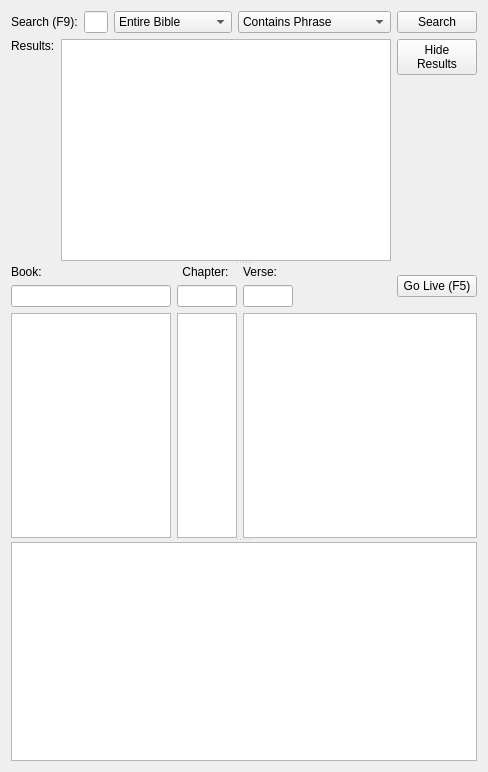
<?xml version="1.0" encoding="UTF-8"?>
<ui version="4.0">
 <class>BibleWidget</class>
 <widget class="QWidget" name="BibleWidget">
  <property name="geometry">
   <rect>
    <x>0</x>
    <y>0</y>
    <width>488</width>
    <height>772</height>
   </rect>
  </property>
  <property name="minimumSize">
   <size>
    <width>400</width>
    <height>0</height>
   </size>
  </property>
  <property name="windowTitle">
   <string>Form</string>
  </property>
  <layout class="QVBoxLayout" name="verticalLayout_9">
   <item>
    <widget class="QSplitter" name="results_splitter">
     <property name="orientation">
      <enum>Qt::Vertical</enum>
     </property>
     <property name="childrenCollapsible">
      <bool>false</bool>
     </property>
     <widget class="QWidget" name="layoutWidget">
      <layout class="QVBoxLayout" name="search_layout">
       <item>
        <layout class="QHBoxLayout" name="horizontalLayout_2" stretch="0,1,0,0,0">
         <item>
          <widget class="QLabel" name="lblBook_2">
           <property name="minimumSize">
            <size>
             <width>0</width>
             <height>0</height>
            </size>
           </property>
           <property name="maximumSize">
            <size>
             <width>16777215</width>
             <height>16777215</height>
            </size>
           </property>
           <property name="text">
            <string>Search (F9):</string>
           </property>
          </widget>
         </item>
         <item>
          <widget class="QLineEdit" name="search_ef">
           <property name="minimumSize">
            <size>
             <width>0</width>
             <height>0</height>
            </size>
           </property>
           <property name="maximumSize">
            <size>
             <width>16777215</width>
             <height>16777215</height>
            </size>
           </property>
           <property name="toolTip">
            <string>Search the bible for specified text. Matched verses will appear in the list below. If a bible book is selected, only that book will be searched.</string>
           </property>
          </widget>
         </item>
         <item>
          <widget class="QComboBox" name="comboBoxSearchRange">
           <property name="toolTip">
            <string>Select search range</string>
           </property>
           <item>
            <property name="text">
             <string>Entire Bible</string>
            </property>
           </item>
           <item>
            <property name="text">
             <string>Current Book</string>
            </property>
           </item>
           <item>
            <property name="text">
             <string>Current Chapter</string>
            </property>
           </item>
          </widget>
         </item>
         <item>
          <widget class="QComboBox" name="comboBoxSearchType">
           <property name="toolTip">
            <string>Select search type</string>
           </property>
           <item>
            <property name="text">
             <string>Contains Phrase</string>
            </property>
           </item>
           <item>
            <property name="text">
             <string>Contains Word Phrase</string>
            </property>
           </item>
           <item>
            <property name="text">
             <string>Verse Begins</string>
            </property>
           </item>
           <item>
            <property name="text">
             <string>Contains Any Word</string>
            </property>
           </item>
           <item>
            <property name="text">
             <string>Contains All Words</string>
            </property>
           </item>
          </widget>
         </item>
         <item>
          <widget class="QPushButton" name="search_button">
           <property name="toolTip">
            <string>Quickly display  the selected Bible verse on the screen</string>
           </property>
           <property name="text">
            <string>Search</string>
           </property>
           <property name="icon">
            <iconset resource="softprojector.qrc">
             <normaloff>:/icons/icons/search.png</normaloff>:/icons/icons/search.png</iconset>
           </property>
           <property name="shortcut">
            <string>Return</string>
           </property>
          </widget>
         </item>
        </layout>
       </item>
       <item>
        <layout class="QHBoxLayout" name="results_layout">
         <item>
          <layout class="QVBoxLayout" name="verticalLayout_7">
           <item>
            <widget class="QLabel" name="result_label">
             <property name="sizePolicy">
              <sizepolicy hsizetype="Minimum" vsizetype="Fixed">
               <horstretch>0</horstretch>
               <verstretch>0</verstretch>
              </sizepolicy>
             </property>
             <property name="minimumSize">
              <size>
               <width>0</width>
               <height>0</height>
              </size>
             </property>
             <property name="maximumSize">
              <size>
               <width>16777215</width>
               <height>20</height>
              </size>
             </property>
             <property name="text">
              <string>Results:</string>
             </property>
             <property name="alignment">
              <set>Qt::AlignLeading|Qt::AlignLeft|Qt::AlignVCenter</set>
             </property>
            </widget>
           </item>
           <item>
            <widget class="QLabel" name="result_count_label">
             <property name="palette">
              <palette>
               <active>
                <colorrole role="WindowText">
                 <brush brushstyle="SolidPattern">
                  <color alpha="255">
                   <red>0</red>
                   <green>61</green>
                   <blue>90</blue>
                  </color>
                 </brush>
                </colorrole>
               </active>
               <inactive>
                <colorrole role="WindowText">
                 <brush brushstyle="SolidPattern">
                  <color alpha="255">
                   <red>0</red>
                   <green>61</green>
                   <blue>90</blue>
                  </color>
                 </brush>
                </colorrole>
               </inactive>
               <disabled>
                <colorrole role="WindowText">
                 <brush brushstyle="SolidPattern">
                  <color alpha="255">
                   <red>118</red>
                   <green>116</green>
                   <blue>108</blue>
                  </color>
                 </brush>
                </colorrole>
               </disabled>
              </palette>
             </property>
             <property name="text">
              <string/>
             </property>
             <property name="alignment">
              <set>Qt::AlignCenter</set>
             </property>
            </widget>
           </item>
           <item>
            <spacer name="verticalSpacer_2">
             <property name="orientation">
              <enum>Qt::Vertical</enum>
             </property>
             <property name="sizeHint" stdset="0">
              <size>
               <width>20</width>
               <height>0</height>
              </size>
             </property>
            </spacer>
           </item>
          </layout>
         </item>
         <item>
          <layout class="QVBoxLayout" name="verticalLayout_8">
           <item>
            <widget class="QListWidget" name="search_results_list">
             <property name="sizePolicy">
              <sizepolicy hsizetype="Expanding" vsizetype="Expanding">
               <horstretch>0</horstretch>
               <verstretch>0</verstretch>
              </sizepolicy>
             </property>
             <property name="minimumSize">
              <size>
               <width>160</width>
               <height>0</height>
              </size>
             </property>
             <property name="maximumSize">
              <size>
               <width>16777215</width>
               <height>16777215</height>
              </size>
             </property>
             <property name="alternatingRowColors">
              <bool>false</bool>
             </property>
            </widget>
           </item>
          </layout>
         </item>
         <item>
          <layout class="QVBoxLayout" name="verticalLayout_6">
           <item>
            <widget class="QPushButton" name="hide_result_button">
             <property name="text">
              <string>Hide
Results</string>
             </property>
            </widget>
           </item>
           <item>
            <spacer name="verticalSpacer">
             <property name="orientation">
              <enum>Qt::Vertical</enum>
             </property>
             <property name="sizeHint" stdset="0">
              <size>
               <width>20</width>
               <height>0</height>
              </size>
             </property>
            </spacer>
           </item>
          </layout>
         </item>
        </layout>
       </item>
      </layout>
     </widget>
     <widget class="QWidget" name="layoutWidget1">
      <layout class="QGridLayout" name="gridLayout_2">
       <property name="sizeConstraint">
        <enum>QLayout::SetNoConstraint</enum>
       </property>
       <item row="0" column="0">
        <layout class="QVBoxLayout" name="verticalLayout_2">
         <item>
          <widget class="QLabel" name="lblBook">
           <property name="minimumSize">
            <size>
             <width>160</width>
             <height>0</height>
            </size>
           </property>
           <property name="maximumSize">
            <size>
             <width>160</width>
             <height>16777215</height>
            </size>
           </property>
           <property name="text">
            <string>Book:</string>
           </property>
          </widget>
         </item>
         <item>
          <widget class="QLineEdit" name="lineEditBook">
           <property name="sizePolicy">
            <sizepolicy hsizetype="Expanding" vsizetype="Fixed">
             <horstretch>0</horstretch>
             <verstretch>0</verstretch>
            </sizepolicy>
           </property>
           <property name="minimumSize">
            <size>
             <width>160</width>
             <height>0</height>
            </size>
           </property>
           <property name="maximumSize">
            <size>
             <width>160</width>
             <height>16777215</height>
            </size>
           </property>
           <property name="toolTip">
            <string>Filter criteria for the bible list. If the first character of the filter is a number, then only books starting with this number are matched. Example filters: &quot;Deuter&quot;, &quot;1Thes&quot;.</string>
           </property>
          </widget>
         </item>
         <item>
          <widget class="QListWidget" name="listBook">
           <property name="sizePolicy">
            <sizepolicy hsizetype="Expanding" vsizetype="Expanding">
             <horstretch>0</horstretch>
             <verstretch>0</verstretch>
            </sizepolicy>
           </property>
           <property name="minimumSize">
            <size>
             <width>160</width>
             <height>0</height>
            </size>
           </property>
           <property name="maximumSize">
            <size>
             <width>160</width>
             <height>16777215</height>
            </size>
           </property>
           <property name="alternatingRowColors">
            <bool>false</bool>
           </property>
          </widget>
         </item>
        </layout>
       </item>
       <item row="0" column="1">
        <layout class="QVBoxLayout" name="verticalLayout">
         <property name="sizeConstraint">
          <enum>QLayout::SetDefaultConstraint</enum>
         </property>
         <item>
          <widget class="QLabel" name="lblChapter">
           <property name="maximumSize">
            <size>
             <width>16777215</width>
             <height>16777215</height>
            </size>
           </property>
           <property name="text">
            <string>Chapter: </string>
           </property>
           <property name="alignment">
            <set>Qt::AlignCenter</set>
           </property>
          </widget>
         </item>
         <item>
          <widget class="QLineEdit" name="chapter_ef">
           <property name="sizePolicy">
            <sizepolicy hsizetype="Expanding" vsizetype="Fixed">
             <horstretch>0</horstretch>
             <verstretch>0</verstretch>
            </sizepolicy>
           </property>
           <property name="minimumSize">
            <size>
             <width>0</width>
             <height>0</height>
            </size>
           </property>
           <property name="maximumSize">
            <size>
             <width>60</width>
             <height>16777215</height>
            </size>
           </property>
           <property name="toolTip">
            <string>Filter criteria for the bible list. If the first character of the filter is a number, then only books starting with this number are matched. Example filters: &quot;Deuter&quot;, &quot;1Thes&quot;.</string>
           </property>
          </widget>
         </item>
         <item>
          <widget class="QListWidget" name="listChapterNum">
           <property name="sizePolicy">
            <sizepolicy hsizetype="Expanding" vsizetype="Expanding">
             <horstretch>0</horstretch>
             <verstretch>0</verstretch>
            </sizepolicy>
           </property>
           <property name="maximumSize">
            <size>
             <width>60</width>
             <height>16777215</height>
            </size>
           </property>
           <property name="alternatingRowColors">
            <bool>false</bool>
           </property>
          </widget>
         </item>
        </layout>
       </item>
       <item row="0" column="2">
        <layout class="QVBoxLayout" name="verticalLayout_4">
         <property name="spacing">
          <number>6</number>
         </property>
         <item>
          <layout class="QHBoxLayout" name="horizontalLayout">
           <property name="spacing">
            <number>6</number>
           </property>
           <item>
            <layout class="QVBoxLayout" name="verticalLayout_3">
             <item>
              <widget class="QLabel" name="lblVerse">
               <property name="text">
                <string>Verse: </string>
               </property>
              </widget>
             </item>
             <item>
              <widget class="QLineEdit" name="verse_ef">
               <property name="sizePolicy">
                <sizepolicy hsizetype="Minimum" vsizetype="Fixed">
                 <horstretch>0</horstretch>
                 <verstretch>0</verstretch>
                </sizepolicy>
               </property>
               <property name="minimumSize">
                <size>
                 <width>0</width>
                 <height>0</height>
                </size>
               </property>
               <property name="maximumSize">
                <size>
                 <width>50</width>
                 <height>16777215</height>
                </size>
               </property>
               <property name="toolTip">
                <string>Filter criteria for the bible list. If the first character of the filter is a number, then only books starting with this number are matched. Example filters: &quot;Deuter&quot;, &quot;1Thes&quot;.</string>
               </property>
              </widget>
             </item>
            </layout>
           </item>
           <item>
            <spacer name="horizontalSpacer_3">
             <property name="orientation">
              <enum>Qt::Horizontal</enum>
             </property>
             <property name="sizeHint" stdset="0">
              <size>
               <width>17</width>
               <height>13</height>
              </size>
             </property>
            </spacer>
           </item>
           <item>
            <widget class="QPushButton" name="btnLive">
             <property name="sizePolicy">
              <sizepolicy hsizetype="Fixed" vsizetype="Fixed">
               <horstretch>0</horstretch>
               <verstretch>0</verstretch>
              </sizepolicy>
             </property>
             <property name="toolTip">
              <string>Quickly display  the selected Bible verse on the screen</string>
             </property>
             <property name="text">
              <string>Go Live (F5)</string>
             </property>
             <property name="icon">
              <iconset resource="softprojector.qrc">
               <normaloff>:/icons/icons/go_live.png</normaloff>:/icons/icons/go_live.png</iconset>
             </property>
             <property name="shortcut">
              <string>F5</string>
             </property>
            </widget>
           </item>
           <item>
            <layout class="QVBoxLayout" name="verticalLayout_5">
             <property name="spacing">
              <number>0</number>
             </property>
            </layout>
           </item>
          </layout>
         </item>
         <item>
          <widget class="QListWidget" name="chapter_preview_list">
           <property name="alternatingRowColors">
            <bool>false</bool>
           </property>
           <property name="selectionMode">
            <enum>QAbstractItemView::ContiguousSelection</enum>
           </property>
           <property name="wordWrap">
            <bool>true</bool>
           </property>
          </widget>
         </item>
        </layout>
       </item>
      </layout>
     </widget>
     <widget class="QWidget" name="layoutWidget2">
      <layout class="QGridLayout" name="gridLayout">
       <property name="sizeConstraint">
        <enum>QLayout::SetMinimumSize</enum>
       </property>
       <item row="0" column="0" rowspan="2">
        <widget class="QListWidget" name="history_listWidget">
         <property name="toolTip">
          <string>This list contains verses that were sent to be shown</string>
         </property>
        </widget>
       </item>
      </layout>
     </widget>
    </widget>
   </item>
  </layout>
 </widget>
 <tabstops>
  <tabstop>lineEditBook</tabstop>
  <tabstop>chapter_ef</tabstop>
  <tabstop>verse_ef</tabstop>
  <tabstop>listBook</tabstop>
  <tabstop>listChapterNum</tabstop>
  <tabstop>chapter_preview_list</tabstop>
  <tabstop>btnLive</tabstop>
  <tabstop>search_ef</tabstop>
  <tabstop>comboBoxSearchRange</tabstop>
  <tabstop>comboBoxSearchType</tabstop>
  <tabstop>search_button</tabstop>
  <tabstop>search_results_list</tabstop>
  <tabstop>hide_result_button</tabstop>
  <tabstop>history_listWidget</tabstop>
 </tabstops>
 <resources>
  <include location="softprojector.qrc"/>
 </resources>
 <connections/>
</ui>
